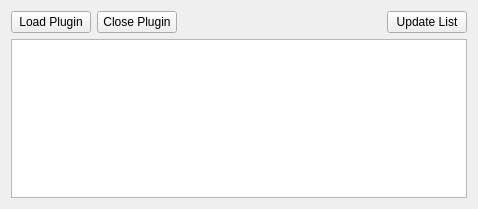
       <widget class="QWidget" name="scrollAreaWidgetContents_5">
        <property name="geometry">
         <rect>
          <x>0</x>
          <y>0</y>
          <width>478</width>
          <height>209</height>
         </rect>
        </property>
        <layout class="QGridLayout" name="gridLayout_66">
         <item row="1" column="0">
          <widget class="QPushButton" name="pushButton_loadPlugin">
           <property name="text">
            <string>Load Plugin</string>
           </property>
          </widget>
         </item>
         <item row="1" column="2">
          <spacer name="horizontalSpacer_10">
           <property name="orientation">
            <enum>Qt::Orientation::Horizontal</enum>
           </property>
           <property name="sizeHint" stdset="0">
            <size>
             <width>40</width>
             <height>20</height>
            </size>
           </property>
          </spacer>
         </item>
         <item row="1" column="3">
          <widget class="QPushButton" name="pushButton_5">
           <property name="text">
            <string>Update List</string>
           </property>
          </widget>
         </item>
         <item row="1" column="1">
          <widget class="QPushButton" name="pushButton_closePlugin">
           <property name="text">
            <string>Close Plugin</string>
           </property>
          </widget>
         </item>
         <item row="2" column="0" colspan="4">
          <widget class="QListWidget" name="listWidget_plugins"/>
         </item>
        </layout>
       </widget>
